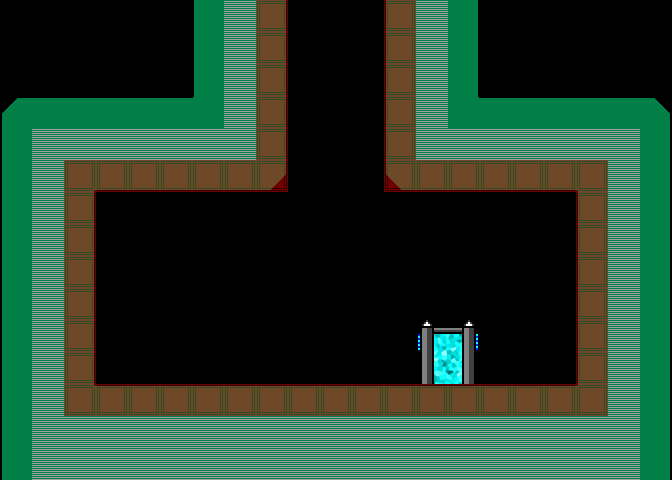

The image is a tile-based game level rendered from a .tmx file. Its description and source (layers, tilesets, objects; grid data summarised) follow:
An orthogonal 21x15 tile map with 32x32 px tiles, 6 tile layers (Parallax_layer_1, Parallax_layer_2, Background, Foreground, ...), 2 tilesets and 3 objects (mainPlayer, me.LevelEntity, gotoCredit).

<map version="1.0" orientation="orthogonal" width="21" height="15" tilewidth="32" tileheight="32">
 <properties>
  <property name="background_color" value="#e3faff" />
 </properties>
 <tileset firstgid="1" name="area01_level_tiles" tilewidth="32" tileheight="32">
  <image source="area01_tileset/area01_level_tiles.png" width="640" height="241" />
 </tileset>
 <tileset firstgid="141" name="metatiles32x32" tilewidth="32" tileheight="32">
  <image source="area01_tileset/metatiles32x32.png" width="160" height="32" />
  <tile id="0">
   <properties>
    <property name="type" value="solid" />
   </properties>
  </tile>
  <tile id="1">
   <properties>
    <property name="type" value="platform" />
   </properties>
  </tile>
  <tile id="2">
   <properties>
    <property name="type" value="lslope" />
   </properties>
  </tile>
  <tile id="3">
   <properties>
    <property name="type" value="rslope" />
   </properties>
  </tile>
  <tile id="4">
   <properties>
    <property name="type" value="ladder" />
   </properties>
  </tile>
 </tileset>
 <layer name="Parallax_layer_1" width="21" height="15">
  <properties>
   <property name="imagesrc" value="area01_bkg0" />
  </properties>
  <data>[315 cells, 0 non-empty, 0 distinct tile ids]</data>
 </layer>
 <layer name="Parallax_layer_2" width="21" height="15">
  <properties>
   <property name="imagesrc" value="area01_bkg1" />
  </properties>
  <data>[315 cells, 0 non-empty, 0 distinct tile ids]</data>
 </layer>
 <layer name="Background" width="21" height="15">
  <data>[315 cells, 0 non-empty, 0 distinct tile ids]</data>
 </layer>
 <layer name="Foreground" width="21" height="15">
  <data>[315 cells, 175 non-empty, 17 distinct tile ids]</data>
 </layer>
 <objectgroup color="#00ff00" name="Entities" width="21" height="15">
  <object name="mainPlayer" x="318" y="40" width="32" height="32">
   <properties>
    <property name="image" value="gripe_run_right" />
    <property name="spritewidth" value="64" />
   </properties>
  </object>
 </objectgroup>
 <objectgroup color="#ff0000" name="EnemyEntities" width="21" height="15" />
 <layer name="Foreground2" width="21" height="15">
  <data>[315 cells, 0 non-empty, 0 distinct tile ids]</data>
 </layer>
 <layer name="collision" width="21" height="15" opacity="0.43">
  <data>[315 cells, 53 non-empty, 1 distinct tile ids]</data>
 </layer>
 <objectgroup color="#ffaa00" name="LimitesNiveau" width="21" height="15">
  <object name="me.LevelEntity" x="0" y="452" width="671" height="28">
   <properties>
    <property name="duration" value="250" />
    <property name="fade" value="#000000" />
    <property name="to" value="area02" />
   </properties>
  </object>
  <object name="gotoCredit" x="421" y="323" width="52" height="57" />
 </objectgroup>
</map>